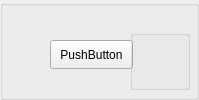
       <widget class="QGroupBox" name="groupBox_p123">
        <property name="minimumSize">
         <size>
          <width>170</width>
          <height>100</height>
         </size>
        </property>
        <property name="title">
         <string/>
        </property>
        <widget class="QPushButton" name="pushButton_p123">
         <property name="geometry">
          <rect>
           <x>50</x>
           <y>40</y>
           <width>83</width>
           <height>29</height>
          </rect>
         </property>
         <property name="text">
          <string>PushButton</string>
         </property>
        </widget>
        <widget class="QGroupBox" name="groupBox_p123info">
         <property name="geometry">
          <rect>
           <x>130</x>
           <y>30</y>
           <width>60</width>
           <height>60</height>
          </rect>
         </property>
         <property name="title">
          <string/>
         </property>
         <widget class="QLabel" name="label_p123attack">
          <property name="geometry">
           <rect>
            <x>0</x>
            <y>0</y>
            <width>30</width>
            <height>30</height>
           </rect>
          </property>
          <property name="text">
           <string/>
          </property>
         </widget>
         <widget class="QLabel" name="label_p123hp">
          <property name="geometry">
           <rect>
            <x>30</x>
            <y>0</y>
            <width>30</width>
            <height>30</height>
           </rect>
          </property>
          <property name="text">
           <string/>
          </property>
         </widget>
         <widget class="QLabel" name="label_p123mobility">
          <property name="geometry">
           <rect>
            <x>0</x>
            <y>30</y>
            <width>30</width>
            <height>30</height>
           </rect>
          </property>
          <property name="text">
           <string/>
          </property>
         </widget>
         <widget class="QLabel" name="label_p123range">
          <property name="geometry">
           <rect>
            <x>30</x>
            <y>30</y>
            <width>30</width>
            <height>30</height>
           </rect>
          </property>
          <property name="text">
           <string/>
          </property>
         </widget>
        </widget>
        <widget class="QLabel" name="label_p123type">
         <property name="geometry">
          <rect>
           <x>40</x>
           <y>40</y>
           <width>30</width>
           <height>30</height>
          </rect>
         </property>
         <property name="styleSheet">
          <string notr="true"/>
         </property>
         <property name="text">
          <string/>
         </property>
        </widget>
       </widget>
